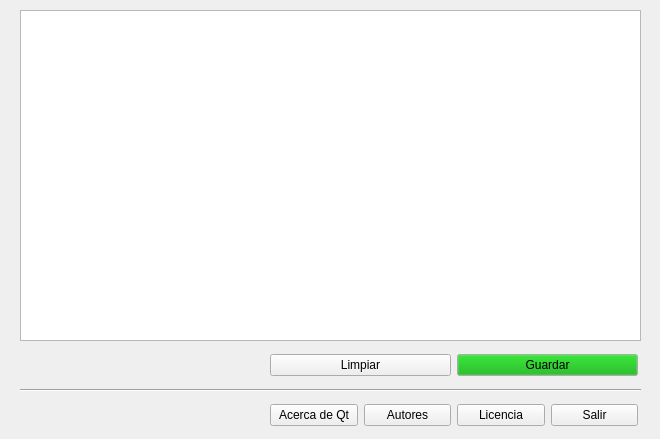
<?xml version="1.0" encoding="UTF-8"?>
<ui version="4.0">
 <class>MainWindow</class>
 <widget class="QMainWindow" name="MainWindow">
  <property name="geometry">
   <rect>
    <x>0</x>
    <y>0</y>
    <width>660</width>
    <height>439</height>
   </rect>
  </property>
  <property name="windowTitle">
   <string>Clipboard to file</string>
  </property>
  <widget class="QWidget" name="centralwidget">
   <widget class="QWidget" name="layoutWidget">
    <property name="geometry">
     <rect>
      <x>270</x>
      <y>400</y>
      <width>368</width>
      <height>31</height>
     </rect>
    </property>
    <layout class="QHBoxLayout" name="horizontalLayout">
     <item>
      <widget class="QPushButton" name="btn_about">
       <property name="text">
        <string>Acerca de Qt</string>
       </property>
      </widget>
     </item>
     <item>
      <widget class="QPushButton" name="btn_authors">
       <property name="text">
        <string>Autores</string>
       </property>
      </widget>
     </item>
     <item>
      <widget class="QPushButton" name="btn_license">
       <property name="text">
        <string>Licencia</string>
       </property>
      </widget>
     </item>
     <item>
      <widget class="QPushButton" name="btn_exit">
       <property name="text">
        <string>Salir</string>
       </property>
      </widget>
     </item>
    </layout>
   </widget>
   <widget class="QWidget" name="layoutWidget_2">
    <property name="geometry">
     <rect>
      <x>20</x>
      <y>10</y>
      <width>621</width>
      <height>331</height>
     </rect>
    </property>
    <layout class="QVBoxLayout" name="verticalLayout">
     <item>
      <layout class="QHBoxLayout" name="horizontalLayout_2"/>
     </item>
     <item>
      <widget class="QTextBrowser" name="clipboard_qtextbrowser">
       <property name="documentTitle">
        <string/>
       </property>
      </widget>
     </item>
    </layout>
   </widget>
   <widget class="QWidget" name="layoutWidget_3">
    <property name="geometry">
     <rect>
      <x>270</x>
      <y>350</y>
      <width>368</width>
      <height>31</height>
     </rect>
    </property>
    <layout class="QHBoxLayout" name="horizontalLayout_3">
     <item>
      <widget class="QPushButton" name="btn_clear">
       <property name="text">
        <string>Limpiar</string>
       </property>
      </widget>
     </item>
     <item>
      <widget class="QPushButton" name="btn_save">
       <property name="palette">
        <palette>
         <active>
          <colorrole role="Button">
           <brush brushstyle="SolidPattern">
            <color alpha="255">
             <red>0</red>
             <green>170</green>
             <blue>0</blue>
            </color>
           </brush>
          </colorrole>
         </active>
         <inactive>
          <colorrole role="Button">
           <brush brushstyle="SolidPattern">
            <color alpha="255">
             <red>0</red>
             <green>170</green>
             <blue>0</blue>
            </color>
           </brush>
          </colorrole>
         </inactive>
         <disabled>
          <colorrole role="Button">
           <brush brushstyle="SolidPattern">
            <color alpha="255">
             <red>0</red>
             <green>170</green>
             <blue>0</blue>
            </color>
           </brush>
          </colorrole>
         </disabled>
        </palette>
       </property>
       <property name="text">
        <string>Guardar</string>
       </property>
      </widget>
     </item>
    </layout>
   </widget>
   <widget class="Line" name="line">
    <property name="geometry">
     <rect>
      <x>20</x>
      <y>380</y>
      <width>621</width>
      <height>20</height>
     </rect>
    </property>
    <property name="orientation">
     <enum>Qt::Horizontal</enum>
    </property>
   </widget>
  </widget>
  <action name="actionAutores">
   <property name="text">
    <string>Autores</string>
   </property>
  </action>
  <action name="actionClasificar">
   <property name="text">
    <string>Clasificar</string>
   </property>
  </action>
  <action name="actionBuscar">
   <property name="text">
    <string>Buscar</string>
   </property>
  </action>
  <action name="actionLicencia">
   <property name="text">
    <string>Licencia</string>
   </property>
  </action>
  <action name="actionAcerca_de_Qt">
   <property name="text">
    <string>Acerca de Qt</string>
   </property>
  </action>
 </widget>
 <resources/>
 <connections/>
 <slots>
  <slot>browseSlot()</slot>
  <slot>returnedPressedSlot()</slot>
 </slots>
</ui>
